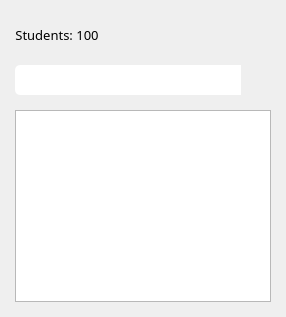
                 <widget class="QWidget" name="w_section_student" native="true">
                  <layout class="QVBoxLayout" name="verticalLayout_15">
                   <property name="spacing">
                    <number>15</number>
                   </property>
                   <property name="leftMargin">
                    <number>15</number>
                   </property>
                   <property name="topMargin">
                    <number>20</number>
                   </property>
                   <property name="rightMargin">
                    <number>15</number>
                   </property>
                   <property name="bottomMargin">
                    <number>15</number>
                   </property>
                   <item>
                    <layout class="QHBoxLayout" name="horizontalLayout_20">
                     <property name="spacing">
                      <number>6</number>
                     </property>
                     <item>
                      <widget class="QLabel" name="lbl_section_students_status">
                       <property name="font">
                        <font>
                         <family>Barlow</family>
                         <pointsize>10</pointsize>
                        </font>
                       </property>
                       <property name="text">
                        <string>Students: 100</string>
                       </property>
                       <property name="alignment">
                        <set>Qt::AlignCenter</set>
                       </property>
                       <property name="indent">
                        <number>1</number>
                       </property>
                      </widget>
                     </item>
                     <item>
                      <spacer name="horizontalSpacer_11">
                       <property name="orientation">
                        <enum>Qt::Horizontal</enum>
                       </property>
                       <property name="sizeHint" stdset="0">
                        <size>
                         <width>40</width>
                         <height>20</height>
                        </size>
                       </property>
                      </spacer>
                     </item>
                     <item>
                      <widget class="QPushButton" name="btn_init_add_section_student">
                       <property name="sizePolicy">
                        <sizepolicy hsizetype="Fixed" vsizetype="Fixed">
                         <horstretch>0</horstretch>
                         <verstretch>0</verstretch>
                        </sizepolicy>
                       </property>
                       <property name="minimumSize">
                        <size>
                         <width>30</width>
                         <height>30</height>
                        </size>
                       </property>
                       <property name="maximumSize">
                        <size>
                         <width>30</width>
                         <height>30</height>
                        </size>
                       </property>
                       <property name="cursor">
                        <cursorShape>PointingHandCursor</cursorShape>
                       </property>
                       <property name="styleSheet">
                        <string notr="true">QPushButton{
	border-radius: 5px;
    background-image:  url(:/icons/add.png);
    background-repeat: no-repeat;
    background-position: center center;
}

QPushButton::disabled{
	border-radius: 5px;
    background-image: url(:/icons/add_2.png);
    background-repeat: no-repeat;
    background-position: center center;
}</string>
                       </property>
                       <property name="iconSize">
                        <size>
                         <width>17</width>
                         <height>17</height>
                        </size>
                       </property>
                      </widget>
                     </item>
                     <item>
                      <widget class="QPushButton" name="btn_delete_section_student">
                       <property name="sizePolicy">
                        <sizepolicy hsizetype="Fixed" vsizetype="Fixed">
                         <horstretch>0</horstretch>
                         <verstretch>0</verstretch>
                        </sizepolicy>
                       </property>
                       <property name="minimumSize">
                        <size>
                         <width>30</width>
                         <height>30</height>
                        </size>
                       </property>
                       <property name="maximumSize">
                        <size>
                         <width>30</width>
                         <height>30</height>
                        </size>
                       </property>
                       <property name="cursor">
                        <cursorShape>PointingHandCursor</cursorShape>
                       </property>
                       <property name="styleSheet">
                        <string notr="true">QPushButton{
	border-radius: 5px;
	background: none;
}


QPushButton:pressed {
 	background-color: #072f49;
}</string>
                       </property>
                       <property name="icon">
                        <iconset resource="C:/Users/moral/Desktop/Resources/Resources.qrc">
                         <normaloff>:/icons/trash.png</normaloff>:/icons/trash.png</iconset>
                       </property>
                       <property name="iconSize">
                        <size>
                         <width>21</width>
                         <height>21</height>
                        </size>
                       </property>
                      </widget>
                     </item>
                     <item>
                      <widget class="QPushButton" name="btn_clear_section_student_table">
                       <property name="sizePolicy">
                        <sizepolicy hsizetype="Fixed" vsizetype="Fixed">
                         <horstretch>0</horstretch>
                         <verstretch>0</verstretch>
                        </sizepolicy>
                       </property>
                       <property name="minimumSize">
                        <size>
                         <width>30</width>
                         <height>30</height>
                        </size>
                       </property>
                       <property name="maximumSize">
                        <size>
                         <width>30</width>
                         <height>30</height>
                        </size>
                       </property>
                       <property name="cursor">
                        <cursorShape>PointingHandCursor</cursorShape>
                       </property>
                       <property name="styleSheet">
                        <string notr="true">QPushButton{
	border-radius: 5px;
	background: none;
}


QPushButton:pressed {
 	background-color: #072f49;
}</string>
                       </property>
                       <property name="icon">
                        <iconset resource="C:/Users/moral/Desktop/Resources/Resources.qrc">
                         <normaloff>:/icons/delete_table.png</normaloff>:/icons/delete_table.png</iconset>
                       </property>
                       <property name="iconSize">
                        <size>
                         <width>20</width>
                         <height>20</height>
                        </size>
                       </property>
                      </widget>
                     </item>
                    </layout>
                   </item>
                   <item>
                    <layout class="QHBoxLayout" name="horizontalLayout_55">
                     <property name="spacing">
                      <number>0</number>
                     </property>
                     <property name="sizeConstraint">
                      <enum>QLayout::SetDefaultConstraint</enum>
                     </property>
                     <item>
                      <widget class="QLineEdit" name="txt_search_section_student">
                       <property name="sizePolicy">
                        <sizepolicy hsizetype="Expanding" vsizetype="Fixed">
                         <horstretch>0</horstretch>
                         <verstretch>0</verstretch>
                        </sizepolicy>
                       </property>
                       <property name="minimumSize">
                        <size>
                         <width>0</width>
                         <height>30</height>
                        </size>
                       </property>
                       <property name="maximumSize">
                        <size>
                         <width>16777215</width>
                         <height>35</height>
                        </size>
                       </property>
                       <property name="font">
                        <font>
                         <family>Barlow</family>
                         <pointsize>10</pointsize>
                        </font>
                       </property>
                       <property name="styleSheet">
                        <string notr="true">border-radius: none;
border-top-left-radius: 5px;
border-bottom-left-radius: 5px;</string>
                       </property>
                      </widget>
                     </item>
                     <item>
                      <widget class="QPushButton" name="btn_search_section_student">
                       <property name="sizePolicy">
                        <sizepolicy hsizetype="Fixed" vsizetype="Fixed">
                         <horstretch>0</horstretch>
                         <verstretch>0</verstretch>
                        </sizepolicy>
                       </property>
                       <property name="minimumSize">
                        <size>
                         <width>30</width>
                         <height>30</height>
                        </size>
                       </property>
                       <property name="maximumSize">
                        <size>
                         <width>30</width>
                         <height>30</height>
                        </size>
                       </property>
                       <property name="font">
                        <font>
                         <family>Barlow</family>
                         <pointsize>12</pointsize>
                         <weight>75</weight>
                         <bold>true</bold>
                        </font>
                       </property>
                       <property name="cursor">
                        <cursorShape>PointingHandCursor</cursorShape>
                       </property>
                       <property name="styleSheet">
                        <string notr="true">border-top-right-radius: 5px;
border-bottom-right-radius: 5px;</string>
                       </property>
                       <property name="text">
                        <string/>
                       </property>
                       <property name="icon">
                        <iconset resource="C:/Users/moral/Desktop/Resources/Resources.qrc">
                         <normaloff>:/icons/search.png</normaloff>:/icons/search.png</iconset>
                       </property>
                       <property name="iconSize">
                        <size>
                         <width>18</width>
                         <height>18</height>
                        </size>
                       </property>
                      </widget>
                     </item>
                    </layout>
                   </item>
                   <item>
                    <widget class="QListView" name="lv_section_student"/>
                   </item>
                  </layout>
                 </widget>
